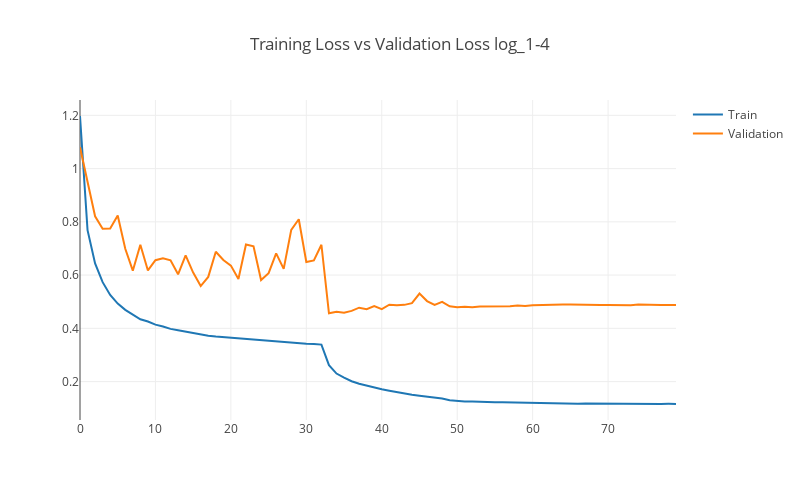

Notebook source saved alongside this figure:
### Code cell
title = "Training Loss vs Validation Loss " + name
fig_name = name + "_loss.html"

trace1 = go.Scatter(
    x = epoch,
    y = loss,
    mode = 'lines',
    name = 'Train'
)

trace2 = go.Scatter(
    x = epoch,
    y = val_loss,
    mode = 'lines',
    name = 'Validation'
)

layout = go.Layout(
    width=800,
    height=500,
    title= title
)
data = [trace1, trace2]
fig2 = go.Figure(data=data, layout=layout)
plotly.offline.iplot(fig2)
